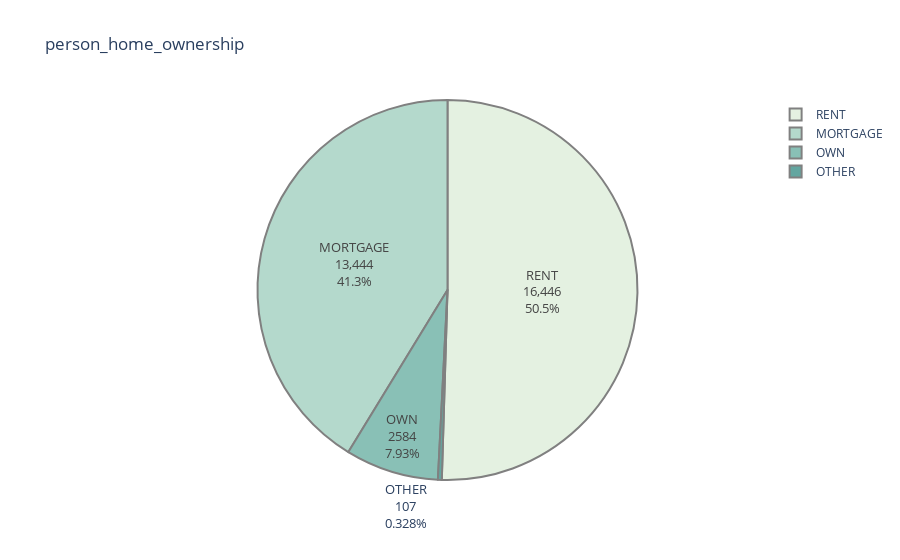

Notebook code for this chart:
### Code cell
level_counts=data.person_home_ownership.value_counts()
fig=px.pie(values=level_counts.values,
          names=level_counts.index,
          color_discrete_sequence=px.colors.sequential.Mint,
          title= 'person_home_ownership'
          )
fig.update_traces(textinfo='label+percent+value', textfont_size=13,
                  marker=dict(line=dict(color='#102000', width=0.2)))

fig.data[0].marker.line.width = 2
fig.data[0].marker.line.color='gray'
fig.show()

### Figure 1 — Plotly figure (JSON) as saved in the notebook; plotly's stock layout.template omitted (floating-point values rounded to 4 significant figures)
{"data": [{"domain": {"x": [0, 1], "y": [0, 1]}, "hovertemplate": "label=%{label}<br>value=%{value}<extra></extra>", "labels": ["RENT", "MORTGAGE", "OWN", "OTHER"], "legendgroup": "", "marker": {"line": {"color": "gray", "width": 2}}, "name": "", "showlegend": true, "textfont": {"size": 13}, "textinfo": "label+percent+value", "type": "pie", "values": [16446, 13444, 2584, 107]}], "layout": {"legend": {"tracegroupgap": 0}, "piecolorway": ["rgb(228, 241, 225)", "rgb(180, 217, 204)", "rgb(137, 192, 182)", "rgb(99, 166, 160)", "rgb(68, 140, 138)", "rgb(40, 114, 116)", "rgb(13, 88, 95)"], "title": {"text": "person_home_ownership"}}}
